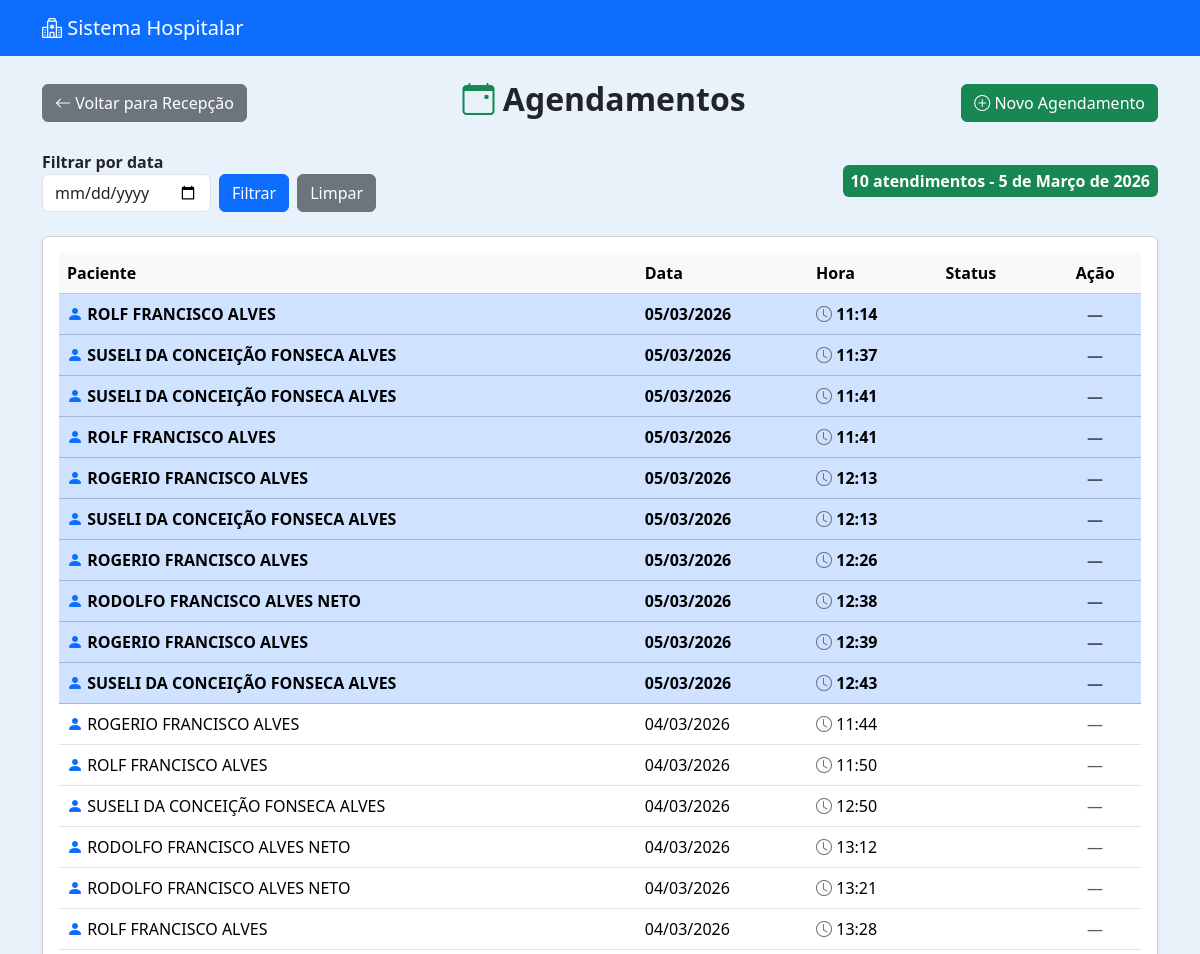
Page /recepcao/lista/ (signed in, upper part) on the earlier database version.
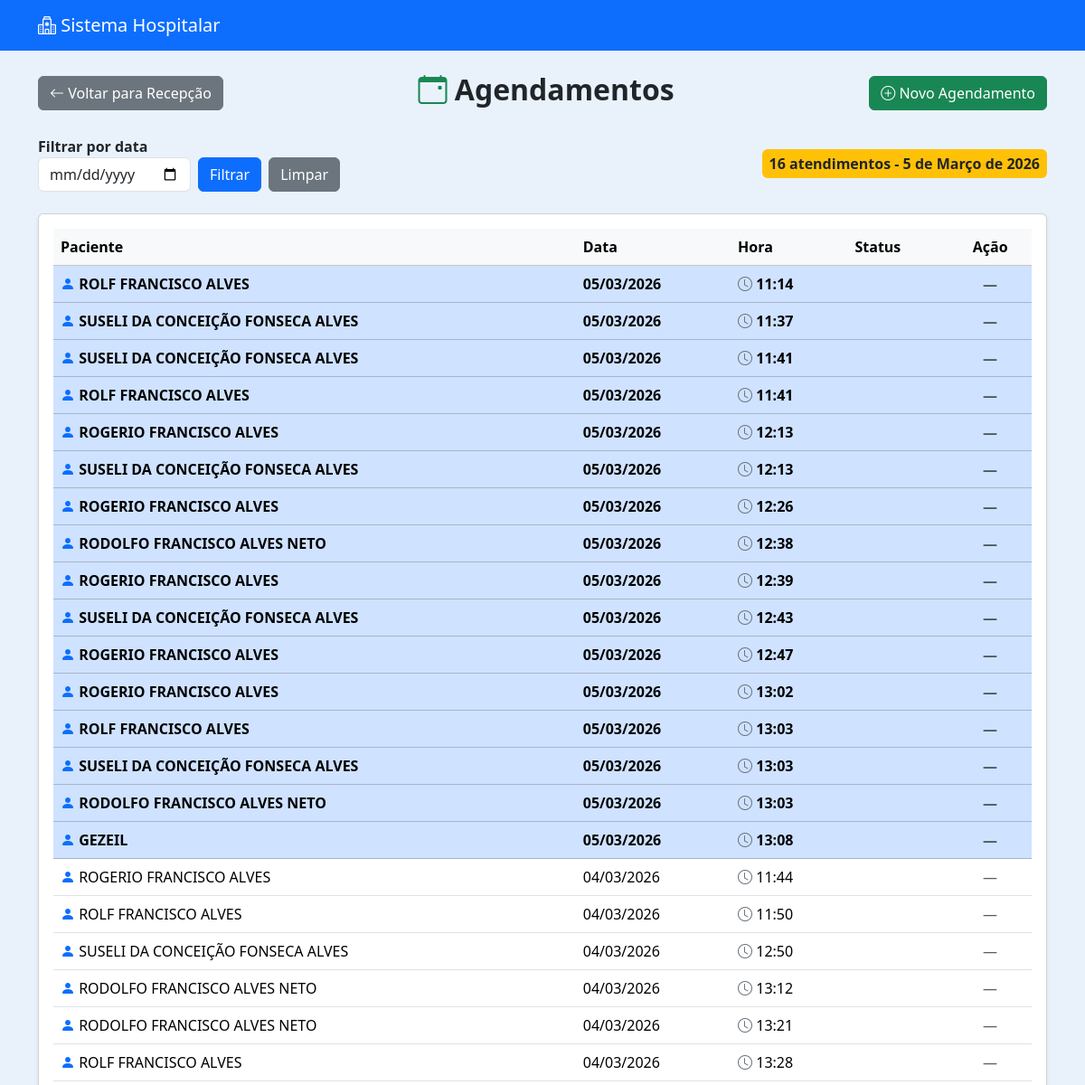
Same page on the later database version.
### recepcao/models.py (models this page shows, shortened)
class Agendamento(models.Model):
    STATUS_CHOICES = [
        ('AGENDADO', 'Agendado'),
        ('TRIAGEM', 'Em Triagem'),
        ('FINALIZADO', 'Finalizado'),
    ]
    paciente = models.ForeignKey(Paciente, on_delete=models.CASCADE)
    data = models.DateField()
    hora = models.TimeField()
    criado_por = models.ForeignKey(User, on_delete=models.SET_NULL, null=True)
    status = models.CharField(max_length=20, choices=STATUS_CHOICES, default='AGENDADO')
    criado_em = models.DateTimeField(auto_now_add=True)

### pacientes/models.py (models this page shows, shortened)
class Paciente(models.Model):
    nome = models.CharField(max_length=100)
    nome_social = models.CharField(max_length=100, blank=True, null=True)
    nome_mae = models.CharField(max_length=100)
    nome_pai = models.CharField(max_length=100, blank=True, null=True)
    cpf = models.CharField(
        max_length=14,
        unique=True,
        validators=[
            RegexValidator(
                r'^\d{3}\.\d{3}\.\d{3}-\d{2}$',
                'CPF inválido! Use XXX.XXX.XXX-XX'
            )
        ]
    )
    data_nascimento = models.DateField()
    SEXO_BIOLOGICO_CHOICES = [
        ('M', 'Masculino'),
        ('F', 'Feminino'),
        ('I', 'Intersexo'),
    ]
    sexo_biologico = models.CharField(max_length=1, choices=SEXO_BIOLOGICO_CHOICES)
    identidade_genero = models.CharField(max_length=50)
    orientacao_sexual = models.CharField(max_length=50)
    NACIONALIDADE_CHOICES = [
        ('BRASILEIRA', 'Brasileira'),
        ('ARGENTINA', 'Argentina'),
        ('BOLIVIANA', 'Boliviana'),
        ('CHILENA', 'Chilena'),
        ('COLOMBIANA', 'Colombiana'),
        ('PARAGUAIA', 'Paraguaia'),
        ('PERUANA', 'Peruana'),
        ('URUGUAIA', 'Uruguaia'),
        ('VENEZUELANA', 'Venezuelana'),
        ('OUTRA', 'Outra'),
    ]
    nacionalidade = models.CharField(
        max_length=20,
        choices=NACIONALIDADE_CHOICES,
        default='BRASILEIRA'
    )
    naturalidade = models.CharField(max_length=100)
    RACA_COR_CHOICES = [
        ('BRANCA', 'Branca'),
        ('PRETA', 'Preta'),
        ('PARDA', 'Parda'),
        ('AMARELA', 'Amarela'),
        ('INDIGENA', 'Indígena'),
    ]
    raca_cor = models.CharField(max_length=10, choices=RACA_COR_CHOICES)
    ESTADO_CIVIL_CHOICES = [
        ('SOLTEIRO', 'Solteiro(a)'),
        ('CASADO', 'Casado(a)'),
        ('DIVORCIADO', 'Divorciado(a)'),
        ('VIUVO', 'Viúvo(a)'),
        ('UNIAO_ESTAVEL', 'União Estável'),
    ]
    estado_civil = models.CharField(max_length=20, choices=ESTADO_CIVIL_CHOICES)
    ESCOLARIDADE_CHOICES = [
        ('SEM_INSTRUCAO', 'Sem instrução'),
        ('FUNDAMENTAL_INCOMPLETO', 'Fundamental incompleto'),
        ('FUNDAMENTAL_COMPLETO', 'Fundamental completo'),
        ('MEDIO_INCOMPLETO', 'Médio incompleto'),
        ('MEDIO_COMPLETO', 'Médio completo'),
        ('SUPERIOR_INCOMPLETO', 'Superior incompleto'),
        ('SUPERIOR_COMPLETO', 'Superior completo'),
        ('POS_GRADUACAO', 'Pós-graduação'),
        ('MESTRADO', 'Mestrado'),
        ('DOUTORADO', 'Doutorado'),
    ]
    escolaridade = models.CharField(max_length=30, choices=ESCOLARIDADE_CHOICES)
    profissao = models.CharField(max_length=50)
    rg = models.CharField(max_length=20)
    orgao_emissor = models.CharField(max_length=10)
    UF_CHOICES = [
        ('AC','AC'), ('AL','AL'), ('AP','AP'), ('AM','AM'),
        ('BA','BA'), ('CE','CE'), ('DF','DF'), ('ES','ES'),
        ('GO','GO'), ('MA','MA'), ('MT','MT'), ('MS','MS'),
        ('MG','MG'), ('PA','PA'), ('PB','PB'), ('PR','PR'),
        ('PE','PE'), ('PI','PI'), ('RJ','RJ'), ('RN','RN'),
        ('RS','RS'), ('RO','RO'), ('RR','RR'), ('SC','SC'),
        ('SP','SP'), ('SE','SE'), ('TO','TO'),
    ]
    uf_rg = models.CharField(max_length=2, choices=UF_CHOICES)
    cep = models.CharField(
        max_length=9,
        validators=[
            RegexValidator(
                r'^\d{5}-\d{3}$',
                'CEP inválido! Use XXXXX-XXX'
            )
        ]
    )
    endereco = models.CharField(max_length=100)
    numero = models.CharField(max_length=10)
    complemento = models.CharField(max_length=50, blank=True, null=True)
    bairro = models.CharField(max_length=50)
    municipio = models.CharField(max_length=50)
    uf = models.CharField(max_length=2, choices=UF_CHOICES)
    ZONA_CHOICES = [
        ('URBANA', 'Urbana'),
        ('RURAL', 'Rural'),
    ]
    zona = models.CharField(max_length=6, choices=ZONA_CHOICES)
    telefone_fixo = models.CharField(
        max_length=15,
        blank=True,
        null=True,
        validators=[
            RegexValidator(
                r'^\(\d{2}\)\s\d{4}-\d{4}$',
                'Telefone inválido! Use (XX) XXXX-XXXX'
            )
        ]
    )
    celular = models.CharField(
        max_length=15,
        validators=[
            RegexValidator(
                r'^\(\d{2}\)\s\d{5}-\d{4}$',
                'Celular inválido! Use (XX) XXXXX-XXXX'
            )
        ]
    )
    whatsapp = models.BooleanField(default=False)
    email = models.EmailField(blank=True, null=True)
    cartao_sus = models.CharField(max_length=18, blank=True, null=True)
    criado_por = models.ForeignKey(
        User,
        on_delete=models.SET_NULL,
        null=True,
        blank=True,
        related_name='pacientes_criados'
    )
    data_criacao = models.DateTimeField(default=timezone.now, editable=False)
    data_atualizacao = models.DateTimeField(auto_now=True)

### recepcao/views.py (the view)
# urls.py: path('lista/', views.lista_agendamentos, name='lista_agendamentos'),
@login_required
def lista_agendamentos(request):
    agendamentos = Agendamento.objects.all().order_by('-data', 'hora')
    data_filtro = request.GET.get('data')
    if data_filtro:
        agendamentos = agendamentos.filter(data=data_filtro)
        atendimentos_dia = agendamentos.count()
    else:
        hoje = timezone.now().date()  # <<=== ALTERAÇÃO
        agendamentos_hoje = agendamentos.filter(data=hoje)
        atendimentos_dia = agendamentos_hoje.count()
    today = timezone.now().date()  # <<=== ALTERAÇÃO
    context = {
        'agendamentos': agendamentos,
        'atendimentos_dia': atendimentos_dia,
        'data_filtro': data_filtro or today,
        'today': today,
    }
    return render(request, 'recepcao/lista.html', context)

### recepcao/templates/recepcao/lista.html (shortened to what this page needs)
{% extends 'usuarios/base.html' %}
{% block content %}
<div class="d-flex justify-content-between align-items-center mb-4">
    <a href="{% url 'recepcao_dashboard' %}" class="btn btn-secondary">
        <i class="bi bi-arrow-left"></i> Voltar para Recepção
    </a>
    <h2 class="fw-bold">
        <i class="bi bi-calendar-event text-success"></i>
        Agendamentos
    </h2>
    <a href="{% url 'agendar_paciente' %}" class="btn btn-success">
        <i class="bi bi-plus-circle"></i> Novo Agendamento
    </a>
</div>
<div class="d-flex align-items-center mb-4 flex-wrap">
    <form method="GET" class="d-flex align-items-end me-3">
        <div class="me-2">
            <label for="data" class="form-label fw-semibold mb-0">Filtrar por data</label>
            <input type="date" class="form-control" id="data" name="data" value="{{ request.GET.data }}">
        </div>
        <div class="d-flex align-items-end">
            <button type="submit" class="btn btn-primary me-2">Filtrar</button>
            <a href="{% url 'lista_agendamentos' %}" class="btn btn-secondary">Limpar</a>
        </div>
    </form>
    {% if atendimentos_dia %}
        <h5 class="mb-0 ms-auto">
            {% if atendimentos_dia <= 10 %}
                <span class="badge bg-success fs-6 p-2">
                    {{ atendimentos_dia }} atendimentos - {{ data_filtro }}
                </span>
            {% elif atendimentos_dia <= 20 %}
                <span class="badge bg-warning text-dark fs-6 p-2">
                    {{ atendimentos_dia }} atendimentos - {{ data_filtro }}
                </span>
            {% else %}
                <span class="badge bg-danger fs-6 p-2">
                    {{ atendimentos_dia }} atendimentos - {{ data_filtro }}
                </span>
            {% endif %}
        </h5>
    {% endif %}
</div>
<div class="card shadow-sm">
    <div class="card-body">
        {% if agendamentos %}
            <div class="table-responsive">
                <table class="table table-hover align-middle">
                    <thead class="table-light">
                        <tr>
                            <th>Paciente</th>
                            <th>Data</th>
                            <th>Hora</th>
                            <th>Status</th>
                            <th class="text-center">Ação</th>
                        </tr>
                    </thead>
                    <tbody>
                        {% for a in agendamentos %}
                        <tr {% if a.data == today %} class="table-primary fw-bold" {% endif %}>
                            <td><i class="bi bi-person-fill text-primary"></i> {{ a.paciente.nome }}</td>
                            <td>{{ a.data|date:"d/m/Y" }}</td>
                            <td><i class="bi bi-clock text-secondary"></i> {{ a.hora|time:"H:i" }}</td>
                            <td>
                            </td>
                            <td class="text-center">
                                {% if a.status == "AGENDADO" %}
                                    <a href="{% url 'enviar_para_triagem' a.id %}" class="btn btn-sm btn-primary">
                                        <i class="bi bi-arrow-right-circle"></i> Enviar
                                    </a>
                                {% else %}
                                    <span class="text-muted">—</span>
                                {% endif %}
                            </td>
                        </tr>
                        {% endfor %}
                    </tbody>
                </table>
            </div>
        {% else %}
            <div class="text-center py-4">
                <i class="bi bi-calendar-x fs-1 text-muted"></i>
                <p class="text-muted mt-2">Nenhum agendamento encontrado.</p>
            </div>
        {% endif %}
    </div>
</div>
{% endblock %}

Differences in the rows shown:
added Agendamento: paciente.nome "ROGERIO FRANCISCO ALVES", data "05/03/2026", hora "12:47"
added Agendamento: paciente.nome "ROGERIO FRANCISCO ALVES", data "05/03/2026", hora "13:02"
added Agendamento: paciente.nome "ROLF FRANCISCO ALVES", data "05/03/2026", hora "13:03"
added Agendamento: paciente.nome "SUSELI DA CONCEIÇÃO FONSECA ALVES", data "05/03/2026", hora "13:03"
added Agendamento: paciente.nome "RODOLFO FRANCISCO ALVES NETO", data "05/03/2026", hora "13:03"
added Agendamento: paciente.nome "GEZEIL", data "05/03/2026", hora "13:08"
Other differences:
{{ atendimentos_dia }}: (not shown) → "16"
{{ data_filtro }}: (not shown) → "5 de Março de 2026"
{{ atendimentos_dia }}: "10" → (not shown)
{{ data_filtro }}: "5 de Março de 2026" → (not shown)
